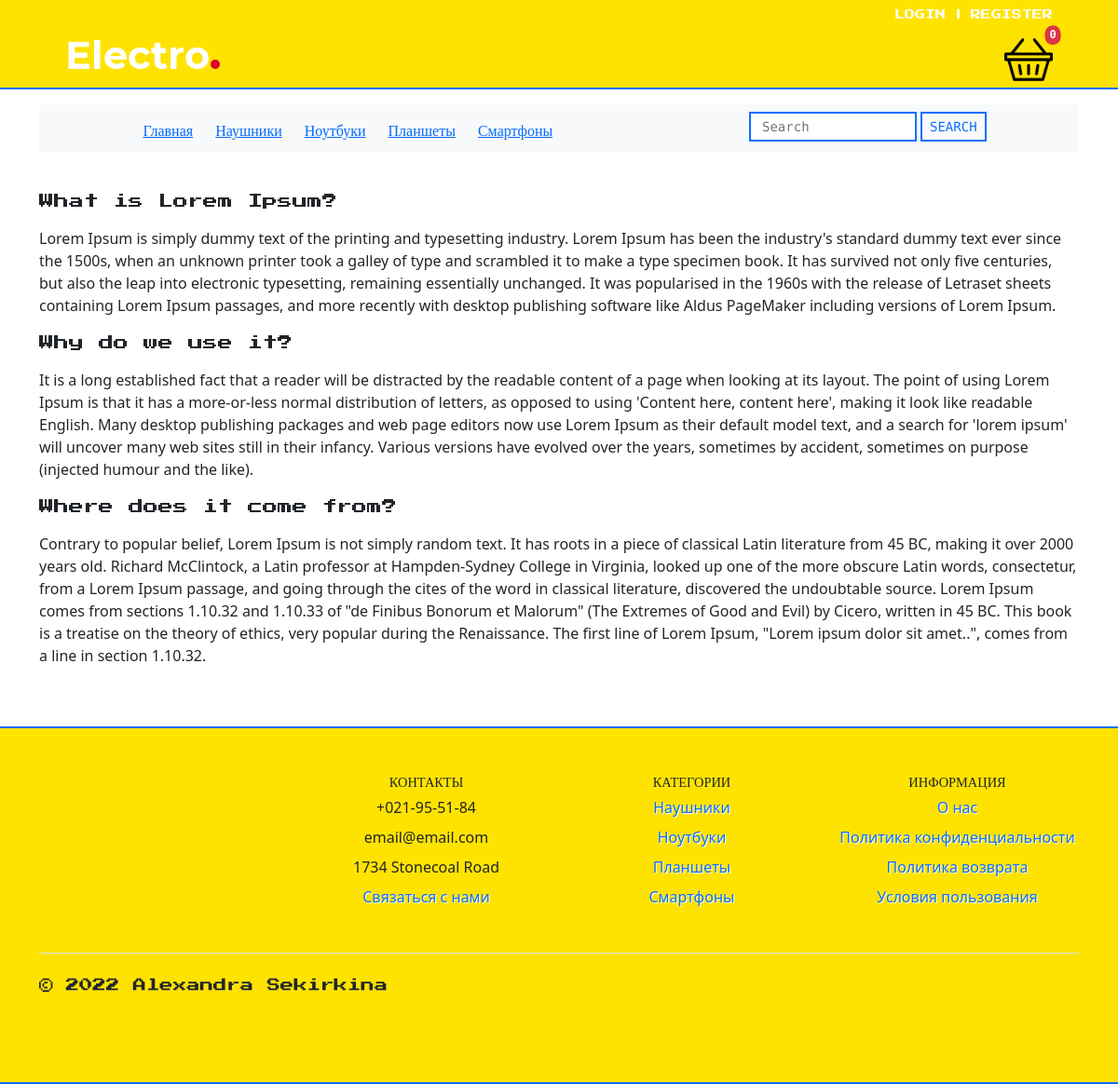
The page /store/privacy_policy on the database its author committed.
### store/models.py (models this page shows, shortened)
class Category(models.Model):
    name = models.CharField(max_length=100, db_index=True, verbose_name='Категория')
    slug = models.SlugField(db_index=True, unique=True)
    objects = models.Manager()
    class Meta:
        verbose_name = 'Категория(ю)'
        verbose_name_plural = 'Категории'
    def get_absolute_url(self):
        return reverse('store:bycategory', kwargs={'slug': self.slug})

class StoreInfo(models.Model):
    logo = models.ImageField(max_length=250)
    name = models.CharField(max_length=150)
    address = models.CharField(max_length=150)
    phone = models.CharField(max_length=150)
    short_description = models.CharField(max_length=250)
    email = models.EmailField(max_length=150)
    about_us = models.TextField(max_length=2500)
    privacy_policy = models.TextField(max_length=2500)
    orders_and_returns = models.TextField(max_length=2500)
    terms_and_conditions = models.TextField(max_length=2500)
    class Meta:
        verbose_name = 'Информация о магазине'
        verbose_name_plural = 'Информация о магазине'

### store/views.py (the view)
# urls.py: path('privacy_policy', privacy_policy, name='ppol'),
@cache_page(20)
def privacy_policy(request):
    text = StoreInfo.objects.get(pk=1).privacy_policy
    return render(request, 'store/text.html', context={'text': text})

### cart/cart.py (called while the page is built)
    def __len__(self):
        return sum(item['qty'] for item in self.basket.values())

### cart/context_processors.py (called while the page is built)
def basket(request):
    return {'basket': Basket(request)}

### store/templatetags/store_tags.py (called while the page is built)
@register.simple_tag()
def get_categories():
    return cache.get_or_set('store_categories', Category.objects.filter().annotate(cnt=Count
    ('products', filter=F('products__is_available'))).filter(cnt__gt=0))

@register.simple_tag()
def get_store_info():
    return StoreInfo.objects.get(pk=1)

### store/templates/store/text.html
{% extends 'base.html' %}
{% block content %}
<div>
    <p>{{ text |safe|linebreaks }}</p>
</div>
{% endblock %}

### templates/inc/_navigation.html
{% load store_tags %}
<div class="container my-6 NAV">
    <nav class="navbar navbar-expand-lg navbar-light bg-light py-6">
        <div class="row mx-auto">
            {% url 'home' as Home %}
            <a class="col {% if request.path == Home %} TEXT_YEL
            {% else %} TEXT_BLU {% endif %}" href="{% url 'home' %}">Главная</a>
            {% get_categories as categories %}
            {% for cat in categories %}
                <a class="col {% if request.path == cat.get_absolute_url %} TEXT_YEL
                {% else %} TEXT_BLU {% endif %}" href="{{ cat.get_absolute_url }}">{{ cat.name }}</a>
            {% endfor %}
        </div>
        <form class="d-flex mb-1 mx-auto" action="{% url 'store:search' %}" method="get">
            <input class="form-control me-1 SEARCH" type="text" name="search" placeholder="Search">
            <input class="btn btn-outline-primary py-0 px-2
            SEARCH_BUTTON" type="submit" value="search">
        </form>
    </nav>
</div>
<br>

### templates/inc/_footer.html
{% load cache %}
{% cache 30 footer %}
{% load store_tags %}
{% get_store_info as store %}
{% get_categories as categories %}
<br>
<br>
<div class="FOOTER">
    <br>
    <div class="container">
        <footer class="py-4">
            <div class="row">
                <div class="col-6 col-md-3 mb-3">
                </div>
                <div class="col-6 col-md-3 mb-3">
                    <h5 class="FOOTER_TITLE">
                        Контакты </h5>
                    <ul class="nav flex-column text-center">
                        <li class="nav-item mb-2"> {{ store.phone }}</li>
                        <li class="nav-item mb-2"> {{ store.email }}</li>
                        <li class="nav-item mb-2"> {{ store.address }}</li>
                        <li class="nav-item mb-2 mx-auto FOOTER_LINKS">
                            <a href="{% url 'contact_form' %}" class="nav-link p-0">
                                Связаться с нами</a>
                        </li>
                    </ul>
                </div>
                <div class="col-6 col-md-3 mb-3">
                    <h5 class="FOOTER_TITLE">
                        Категории</h5>
                    <ul class="nav flex-column">
                        {% for cat in categories %}
                        <li class="nav-item mb-2 mx-auto FOOTER_LINKS">
                            <a href="{{ cat.get_absolute_url }}" class="nav-link p-0">
                                {{ cat.name }}</a></li>
                        {% endfor %}
                    </ul>
                </div>
                <div class="col-6 col-md-3 mb-3">
                    <h5 class="FOOTER_TITLE">
                        Информация</h5>
                    <ul class="nav flex-column">
                        <li class="nav-item mb-2 mx-auto FOOTER_LINKS">
                            <a href="{% url 'store:about' %}" class="nav-link p-0">
                                О нас</a>
                        </li>
                        <li class="nav-item mb-2 mx-auto FOOTER_LINKS">
                            <a href="{% url 'store:ppol' %}" class="nav-link p-0">
                                Политика конфиденциальности</a></li>
                        <li class="nav-item mb-2 mx-auto FOOTER_LINKS">
                            <a href="{% url 'store:ord_ret' %}" class="nav-link p-0">
                                Политика возврата</a>
                        </li>
                        <li class="nav-item mb-2 mx-auto FOOTER_LINKS">
                            <a href="{% url 'store:terms' %}" class="nav-link p-0">
                                Условия пользования</a>
                        </li>
                    </ul>
                </div>
            </div>
            <div class="d-flex flex-column flex-sm-row justify-content-between py-4 my-4 border-top">
                <p class="SIGNATURE">&copy; 2022 Alexandra Sekirkina</p>
                <ul class="list-unstyled d-flex">
                    <li class="ms-3"><a class="link-dark" href="#">
                        <svg class="bi" width="24" height="24">
                            <use xlink:href="#twitter"/>
                        </svg>
                    </a></li>
                    <li class="ms-3"><a class="link-dark" href="#">
                        <svg class="bi" width="24" height="24">
                            <use xlink:href="#instagram"/>
                        </svg>
                    </a></li>
                    <li class="ms-3"><a class="link-dark" href="#">
                        <svg class="bi" width="24" height="24">
                            <use xlink:href="#facebook"/>
                        </svg>
                    </a></li>
                </ul>
            </div>
        </footer>
    </div>
</div>
{% endcache %}

### electro/static/css/style.css (style rules this page uses)
.TEXT_BLU { color: #056bff !important; }
.FOOTER { border-top: 2px solid #0d6efd; border-bottom: 2px solid #0d6efd; display: block; background-color: #ffe300; }
.FOOTER_TITLE { text-align: center; text-transform: uppercase; font-family: 'Press Start 2P', cursive; font-size: .9em; }
.FOOTER_LINKS { text-shadow: 1px 1px #fff; }
.SIGNATURE { font-family: 'Press Start 2P', cursive; font-size: .9em; }
.NAV { font-family: 'Press Start 2P', cursive; font-size: 16px; }
.SEARCH { border-radius: 0px; border: 2px solid #0d6efd; width: 180px; height: 32px; font-family: 'Source Code Pro', monospace; font-size: 14px; }
.SEARCH_BUTTON { border: 2px solid; border-radius: 0.3px; font-size: 15px; text-transform: uppercase; vertical-align: bottom; height: 32px; font-family: 'Source Code Pro', monospace; font-size: 14px; text-transform: uppercase; }

### rows shown on the page
Category: name "Наушники"
Category: name "Ноутбуки"
Category: name "Планшеты"
Category: name "Смартфоны"
StoreInfo: privacy_policy "What is Lorem Ipsum? Lorem Ipsum is simply dummy text of the printing and typesetting industry. Lorem Ipsum has been the industry's standard dummy text ever since the 1500s, when an unknown printer took a galley of type and scrambled it to make a type specimen book. It has survived not only five centuries, but also the leap into electronic typesetting, remaining essentially unchanged. It was popularised in the 1960s with the release of Letraset sheets containing Lorem Ipsum passages, and more recently with desktop publishing software like Aldus PageMaker including versions of Lorem Ipsum. Why do we use it? It is a long established fact that a reader will be distracted by the readable…", phone "+021-95-51-84", email "email@email.com", address "1734 Stonecoal Road"
